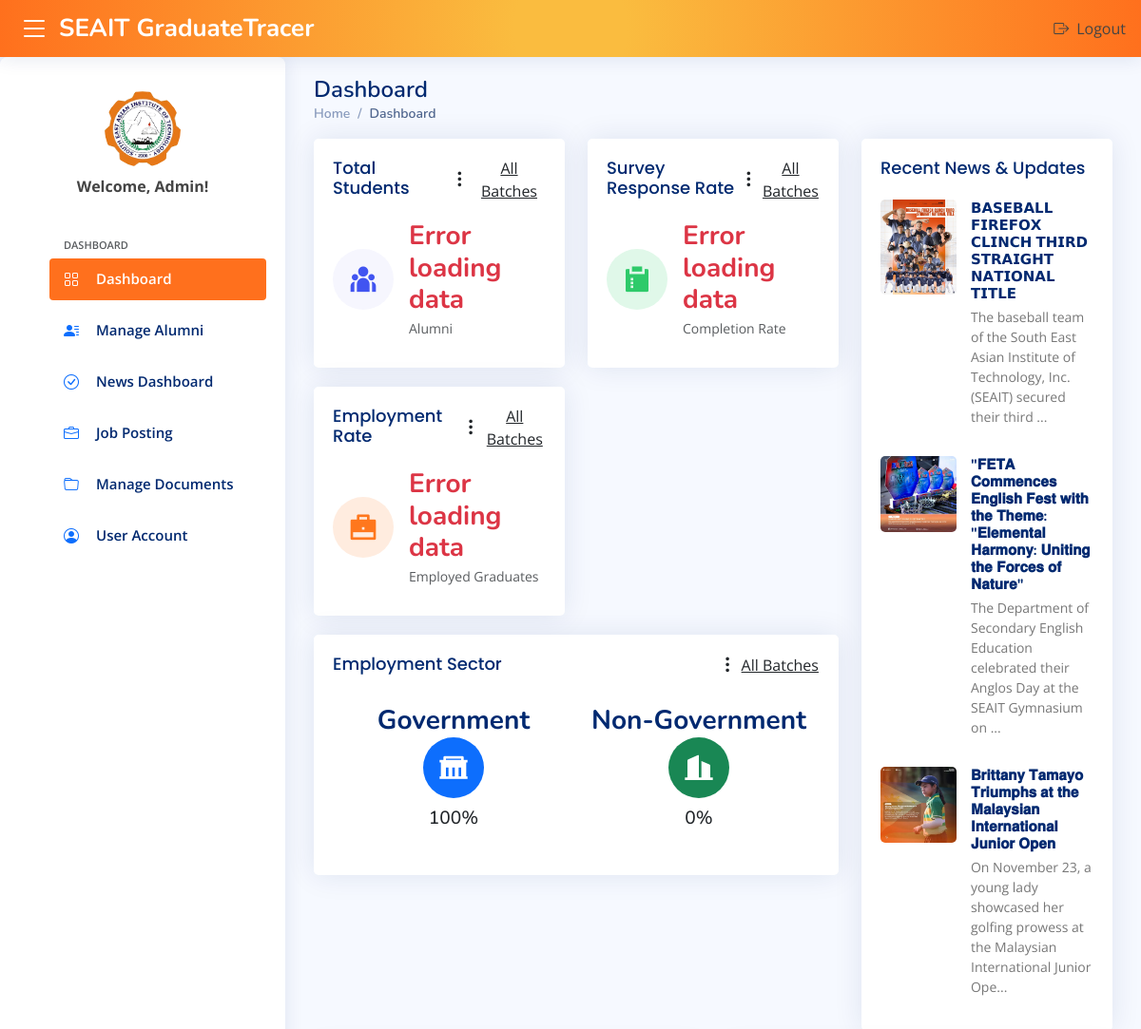
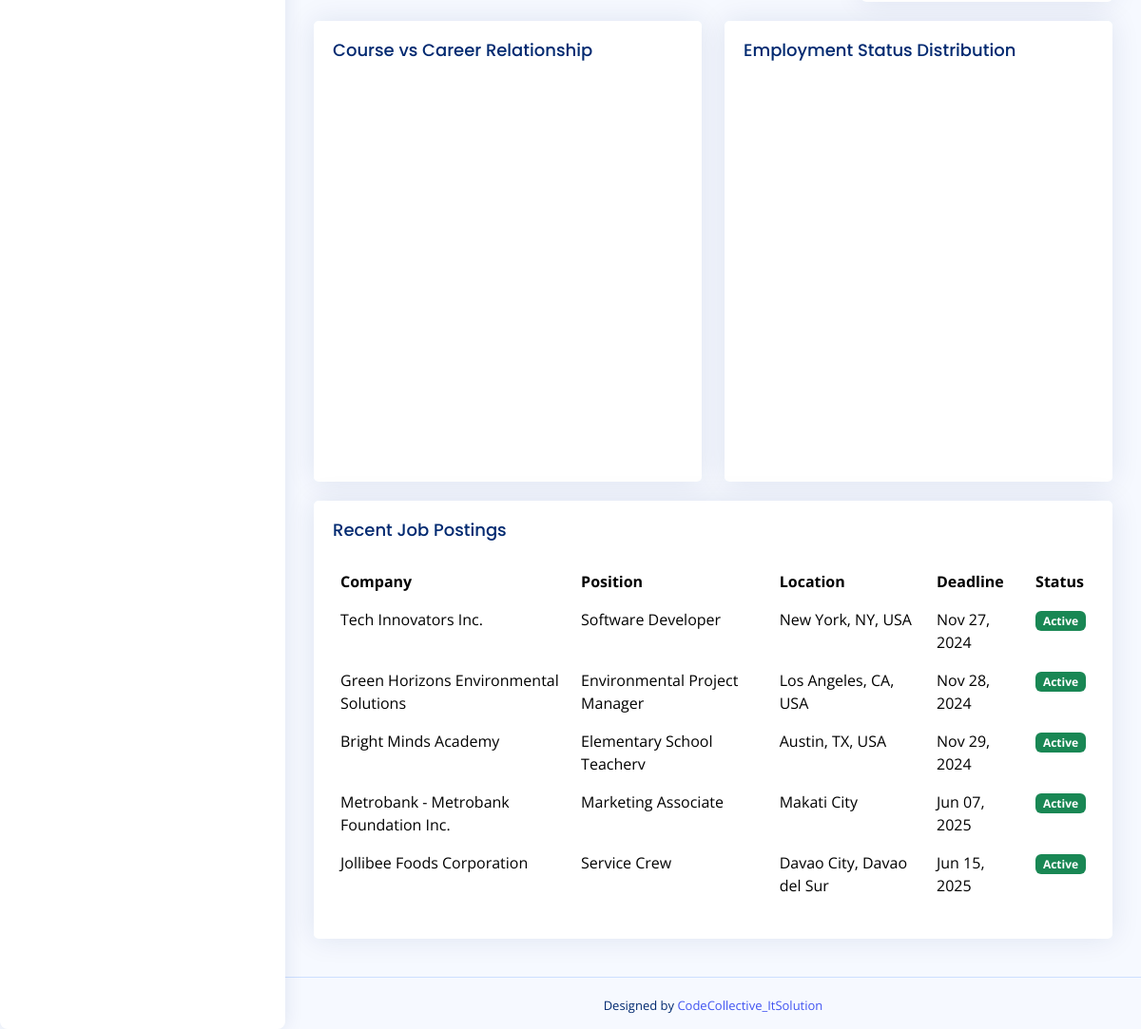
Screenshot of /admin/index.php (signed in) with the database file from the repository (2 pictures, top to bottom).
### tables this page shows
CREATE TABLE `news` (
  `id` int(11) NOT NULL,
  `title` varchar(255) NOT NULL,
  `description` text NOT NULL,
  `image` varchar(255) NOT NULL,
  `created_at` timestamp NULL DEFAULT current_timestamp()
);

CREATE TABLE `job_postings` (
  `id` int(11) NOT NULL,
  `company_name` varchar(255) NOT NULL,
  `company_logo` varchar(255) DEFAULT NULL,
  `job_location` varchar(255) NOT NULL,
  `job_title` varchar(255) NOT NULL,
  `job_description` text NOT NULL,
  `qualifications` text NOT NULL,
  `application_deadline` date NOT NULL,
  `contact_info` varchar(255) NOT NULL,
  `status` enum('active','inactive') DEFAULT 'active',
  `created_at` timestamp NULL DEFAULT current_timestamp(),
  `updated_at` timestamp NULL DEFAULT current_timestamp() ON UPDATE current_timestamp()
);

### admin/index.php (the view, shortened to what this page needs)
<?php
require_once 'db_conn.php';
$totalStudentsQuery = "SELECT COUNT(*) as total FROM students";
$totalStudentsResult = $conn->query($totalStudentsQuery);
$totalStudents = $totalStudentsResult->fetch_assoc()['total'];
$recentSubmissionsQuery = "
    SELECT COUNT(DISTINCT student_id) as total
    FROM (
        SELECT student_id FROM first_job_related_to_course
        UNION
        SELECT student_id FROM present_employment_status
    ) as submissions";
$recentSubmissionsResult = $conn->query($recentSubmissionsQuery);
$recentSubmissions = $recentSubmissionsResult->fetch_assoc()['total'];
$employmentQuery = "
    SELECT COUNT(*) as employed
    FROM present_employment_status pes
    JOIN students s ON pes.student_id = s.id
    WHERE pes.employment_status_current != 'Unemployed'";
$employmentResult = $conn->query($employmentQuery);
$employedCount = $employmentResult->fetch_assoc()['employed'];
$employmentRate = $recentSubmissions > 0 ? round(($employedCount / $recentSubmissions) * 100) : 0;
$sectorQuery = "
    SELECT
        COUNT(CASE WHEN pow.local_place IS NOT NULL AND pow.local_place != '' THEN 1 END) as government,
        COUNT(CASE WHEN pow.abroad_place IS NOT NULL AND pow.abroad_place != '' THEN 1 END) as non_government,
        COUNT(*) as total
    FROM present_employment_status pes
    JOIN students s ON pes.student_id = s.id
    LEFT JOIN place_of_work pow ON pes.student_id = pow.student_id
    WHERE pes.employment_status_current != 'Unemployed'";
$sectorResult = $conn->query($sectorQuery);
$sectorData = $sectorResult->fetch_assoc();
$governmentPercentage = $sectorData['total'] > 0 ? round(($sectorData['government'] / $sectorData['total']) * 100) : 0;
$nonGovernmentPercentage = $sectorData['total'] > 0 ? round(($sectorData['non_government'] / $sectorData['total']) * 100) : 0;
?>
<!DOCTYPE html>
<html lang="en">
<head>
    <link href="assets/vendor/bootstrap/css/bootstrap.min.css" rel="stylesheet">
    <link href="assets/vendor/bootstrap-icons/bootstrap-icons.css" rel="stylesheet">
    <link href="assets/vendor/boxicons/css/boxicons.min.css" rel="stylesheet">
    <link href="assets/vendor/quill/quill.snow.css" rel="stylesheet">
    <link href="assets/vendor/quill/quill.bubble.css" rel="stylesheet">
    <link href="assets/vendor/remixicon/remixicon.css" rel="stylesheet">
    <link href="assets/vendor/simple-datatables/style.css" rel="stylesheet">
    <link href="assets/css/style.css" rel="stylesheet">
</head>
<body>
    <?php include('inc/header.php'); ?>
    <?php include('inc/sidebar.php'); ?>
    <main id="main" class="main">
        <div class="pagetitle">
            <h1>Dashboard</h1>
            <nav>
                <ol class="breadcrumb">
                    <li class="breadcrumb-item"><a href="index.php">Home</a></li>
                    <li class="breadcrumb-item active">Dashboard</li>
                </ol>
            </nav>
        </div>
        <section class="section dashboard">
            <div class="row">
                <div class="col-lg-8">
                    <div class="row">
                        <div class="col-xxl-4 col-md-6">
                            <div class="card info-card sales-card" id="totalStudentsCard">
                                <div class="card-body">
                                    <div class="d-flex justify-content-between align-items-center">
                                        <h5 class="card-title">Total Students</h5>
                                        <div class="dropdown">
                                            <button class="btn btn-link text-dark p-0" type="button" id="studentsDropdown" data-bs-toggle="dropdown" aria-expanded="false">
                                            </button>
                                        </div>
                                    </div>
                                    <div class="d-flex align-items-center">
                                        <div class="card-icon rounded-circle d-flex align-items-center justify-content-center">
                                        </div>
                                        <div class="ps-3">
                                            <h6 id="totalStudentsCount"><?php echo number_format($totalStudents); ?></h6>
                                            <span class="text-muted small pt-2">Alumni</span>
                                        </div>
                                    </div>
                                </div>
                            </div>
                        </div>
                        <div class="col-xxl-4 col-md-6">
                            <div class="card info-card revenue-card" id="responseRateCard">
                                <div class="card-body">
                                    <div class="d-flex justify-content-between align-items-center">
                                        <h5 class="card-title">Survey Response Rate</h5>
                                        <div class="dropdown">
                                            <button class="btn btn-link text-dark p-0" type="button" id="surveyDropdown" data-bs-toggle="dropdown" aria-expanded="false">
                                            </button>
                                        </div>
                                    </div>
                                    <div class="d-flex align-items-center">
                                        <div class="card-icon rounded-circle d-flex align-items-center justify-content-center">
                                        </div>
                                        <div class="ps-3">
                                            <h6 id="responseRate"><?php
                                            ?></h6>
                                            <span class="text-muted small pt-2">Completion Rate</span>
                                        </div>
                                    </div>
                                </div>
                            </div>
                        </div>
                        <div class="col-xxl-4 col-md-6">
                            <div class="card info-card customers-card" id="employmentRateCard">
                                <div class="card-body">
                                    <div class="d-flex justify-content-between align-items-center">
                                        <h5 class="card-title">Employment Rate</h5>
                                        <div class="dropdown">
                                            <button class="btn btn-link text-dark p-0" type="button" id="employmentDropdown" data-bs-toggle="dropdown" aria-expanded="false">
                                            </button>
                                        </div>
                                    </div>
                                    <div class="d-flex align-items-center">
                                        <div class="card-icon rounded-circle d-flex align-items-center justify-content-center">
                                        </div>
                                        <div class="ps-3">
                                            <h6 id="employmentRate"><?php echo $employmentRate; ?>%</h6>
                                            <span class="text-muted small pt-2">Employed Graduates</span>
                                        </div>
                                    </div>
                                </div>
                            </div>
                        </div>
                        <div class="col-xxl-12 col-md-12">
                            <div class="card info-card" id="employmentSectorCard">
                                <div class="card-body">
                                    <div class="d-flex justify-content-between align-items-center">
                                        <h5 class="card-title">Employment Sector</h5>
                                        <div class="dropdown">
                                            <button class="btn btn-link text-dark p-0" type="button" id="sectorDropdown" data-bs-toggle="dropdown" aria-expanded="false">
                                            </button>
                                        </div>
                                    </div>
                                    <div class="row employment-sector">
                                        <div class="col-md-6">
                                            <div class="text-center">
                                                <h6>Government</h6>
                                                <div class="d-flex justify-content-center">
                                                    <div class="card-icon rounded-circle d-flex align-items-center justify-content-center bg-primary text-white">
                                                    </div>
                                                </div>
                                                <div class="mt-2">
                                                    <h4 id="governmentPercentage"><?php echo $governmentPercentage; ?>%</h4>
                                                </div>
                                            </div>
                                        </div>
                                        <div class="col-md-6">
                                            <div class="text-center">
                                                <h6>Non-Government</h6>
                                                <div class="d-flex justify-content-center">
                                                    <div class="card-icon rounded-circle d-flex align-items-center justify-content-center bg-success text-white">
                                                    </div>
                                                </div>
                                                <div class="mt-2">
                                                    <h4 id="nonGovernmentPercentage"><?php echo $nonGovernmentPercentage; ?>%</h4>
                                                </div>
                                            </div>
                                        </div>
                                    </div>
                                </div>
                            </div>
                        </div>
                    </div>
                </div>
                <div class="col-lg-4">
                    <div class="card">
                        <div class="card-body">
                            <h5 class="card-title">Recent News & Updates</h5>
                            <div class="news">
                                <?php
                                $newsQuery = "SELECT * FROM news ORDER BY created_at DESC LIMIT 3";
                                $newsResult = $conn->query($newsQuery);
                                while ($news = $newsResult->fetch_assoc()) {
                                ?>
                                <div class="post-item clearfix">
                                    <img src="<?php echo $news['image']; ?>" alt="">
                                    <h4><a href="#"><?php echo $news['title']; ?></a></h4>
                                    <p><?php echo substr(strip_tags($news['description']), 0, 100) . '...'; ?></p>
                                </div>
                                <?php } ?>
                            </div>
                        </div>
                    </div>
                </div>
            </div>
        </section>
        <section class="section">
            <div class="row">
                <div class="col-lg-6">
                    <div class="card">
                        <div class="card-body">
                            <h5 class="card-title">Course vs Career Relationship</h5>
                            <div id="barChart" style="min-height: 400px;" class="echart"></div>
                        </div>
                    </div>
                </div>
                <div class="col-lg-6">
                    <div class="card">
                        <div class="card-body">
                            <h5 class="card-title">Employment Status Distribution</h5>
                            <div id="pieChart" style="min-height: 400px;" class="echart"></div>
                        </div>
                    </div>
                </div>
            </div>
        </section>
        <section class="section">
            <div class="row">
                <div class="col-lg-12">
                    <div class="card">
                        <div class="card-body">
                            <h5 class="card-title">Recent Job Postings</h5>
                            <div class="table-responsive">
                                <table class="table table-hover">
                                    <thead>
                                        <tr>
                                            <th>Company</th>
                                            <th>Position</th>
                                            <th>Location</th>
                                            <th>Deadline</th>
                                            <th>Status</th>
                                        </tr>
                                    </thead>
                                    <tbody>
                                        <?php
                                        $jobsQuery = "SELECT * FROM job_postings WHERE status = 'active' ORDER BY application_deadline ASC LIMIT 5";
                                        $jobsResult = $conn->query($jobsQuery);
                                        while ($job = $jobsResult->fetch_assoc()) {
                                        ?>
                                        <tr>
                                            <td><?php echo $job['company_name']; ?></td>
                                            <td><?php echo $job['job_title']; ?></td>
                                            <td><?php echo $job['job_location']; ?></td>
                                            <td><?php echo date('M d, Y', strtotime($job['application_deadline'])); ?></td>
                                            <td><span class="badge bg-success">Active</span></td>
                                        </tr>
                                        <?php } ?>
                                    </tbody>
                                </table>
                            </div>
                        </div>
                    </div>
                </div>
            </div>
        </section>
    </main>
    <?php include('inc/footer.php'); ?>
</body>
</html>

### rows the page displays
news: image (picture), title "𝗕𝗔𝗦𝗘𝗕𝗔𝗟𝗟 𝗙𝗜𝗥𝗘𝗙𝗢𝗫 𝗖𝗟𝗜𝗡𝗖𝗛 𝗧𝗛𝗜𝗥𝗗 𝗦𝗧𝗥𝗔𝗜𝗚𝗛𝗧 𝗡𝗔𝗧𝗜𝗢𝗡𝗔𝗟 𝗧𝗜𝗧𝗟𝗘", description "The baseball team of the South East Asian Institute of Technology, Inc. (SEAIT) secured their third"
news: image (picture), title "\"𝐅𝐄𝐓𝐀 𝐂𝐨𝐦𝐦𝐞𝐧𝐜𝐞𝐬 𝐄𝐧𝐠𝐥𝐢𝐬𝐡 𝐅𝐞𝐬𝐭 𝐰𝐢𝐭𝐡 𝐭𝐡𝐞 𝐓𝐡𝐞𝐦𝐞: \"𝐄𝐥𝐞𝐦𝐞𝐧𝐭𝐚𝐥 𝐇𝐚𝐫𝐦𝐨𝐧𝐲: 𝐔𝐧𝐢𝐭𝐢𝐧𝐠 𝐭𝐡𝐞 𝐅𝐨𝐫𝐜𝐞𝐬 𝐨𝐟 𝐍𝐚𝐭𝐮𝐫𝐞\"", description "The Department of Secondary English Education celebrated their Anglos Day at the SEAIT Gymnasium on"
news: image (picture), title "𝐁𝐫𝐢𝐭𝐭𝐚𝐧𝐲 𝐓𝐚𝐦𝐚𝐲𝐨 𝐓𝐫𝐢𝐮𝐦𝐩𝐡𝐬 𝐚𝐭 𝐭𝐡𝐞 𝐌𝐚𝐥𝐚𝐲𝐬𝐢𝐚𝐧 𝐈𝐧𝐭𝐞𝐫𝐧𝐚𝐭𝐢𝐨𝐧𝐚𝐥 𝐉𝐮𝐧𝐢𝐨𝐫 𝐎𝐩𝐞𝐧", description "On November 23, a young lady showcased her golfing prowess at the Malaysian International Junior Ope"
job_postings: company_name "Tech Innovators Inc.", job_title "Software Developer", job_location "New York, NY, USA", application_deadline "Nov 27, 2024"
job_postings: company_name "Green Horizons Environmental Solutions", job_title "Environmental Project Manager", job_location "Los Angeles, CA, USA", application_deadline "Nov 28, 2024"
job_postings: company_name "Bright Minds Academy", job_title "Elementary School Teacherv", job_location "Austin, TX, USA", application_deadline "Nov 29, 2024"
job_postings: company_name "Metrobank - Metrobank Foundation Inc.", job_title "Marketing Associate", job_location "Makati City", application_deadline "Jun 07, 2025"
job_postings: company_name "Jollibee Foods Corporation", job_title "Service Crew", job_location "Davao City, Davao del Sur", application_deadline "Jun 15, 2025"

### other values shown
$governmentPercentage "100"
$nonGovernmentPercentage "0"
